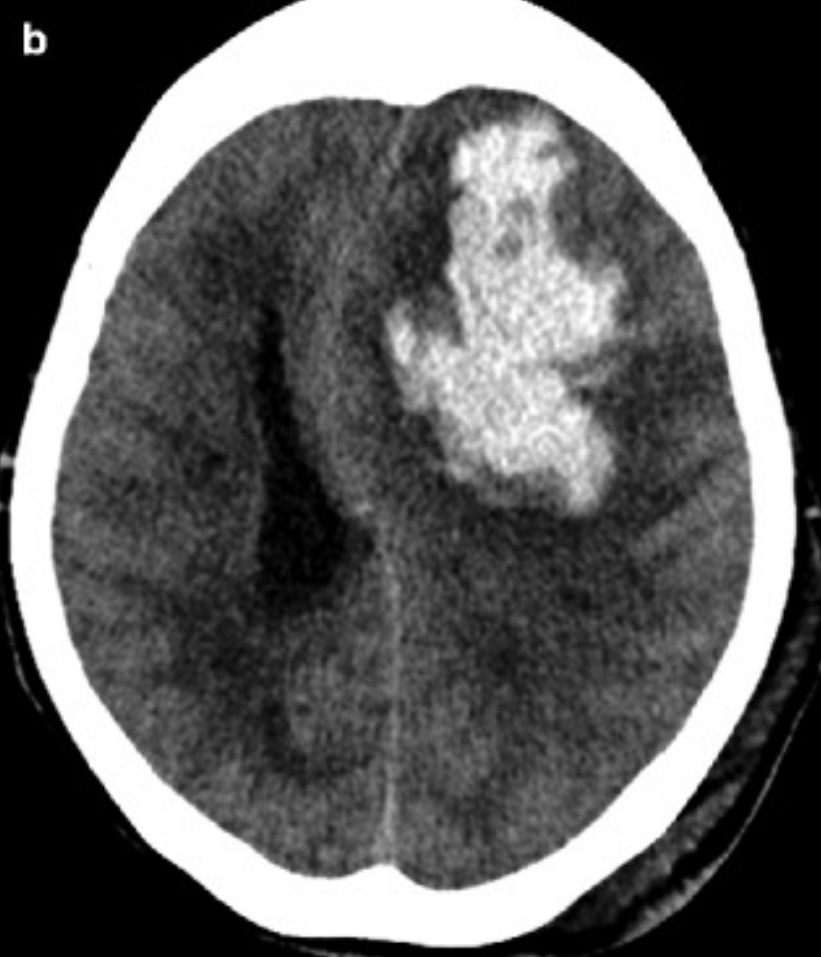
#> input picture FlaskProject/head_ct/head_ct/000.png, 821 x 957 px
$ jupyter execute FinalFinal.ipynb
#> lines starting #> are read from the running program, lines starting #| are printed output that depends on the picture; after the words box and inside, x2 and y2 are one past the last pixel; in counts of white or black regions, pixels touching at a corner belong together
#> the answer given: FlaskProject/head_ct/head_ct/000.png
[cell 1]
import cv2
import matplotlib.pyplot as plt
import numpy as np
import tkinter as tk
from tkinter import filedialog

[cell 2]
#contour segmentation

[cell 3]
def contour_segmentation(image_path):
    # Load the image in grayscale
#> called with image_path = 'FlaskProject/head_ct/head_ct/000.png'
    img = cv2.imread(image_path, cv2.IMREAD_GRAYSCALE)
#> img is the input picture: shape (957, 821); min 0, max 255, mean 93.8

    if img is None:
        print("Error: Unable to load image.")
        return

    # Apply binary thresholding
    _, thresholded = cv2.threshold(img, 127, 255, cv2.THRESH_BINARY)
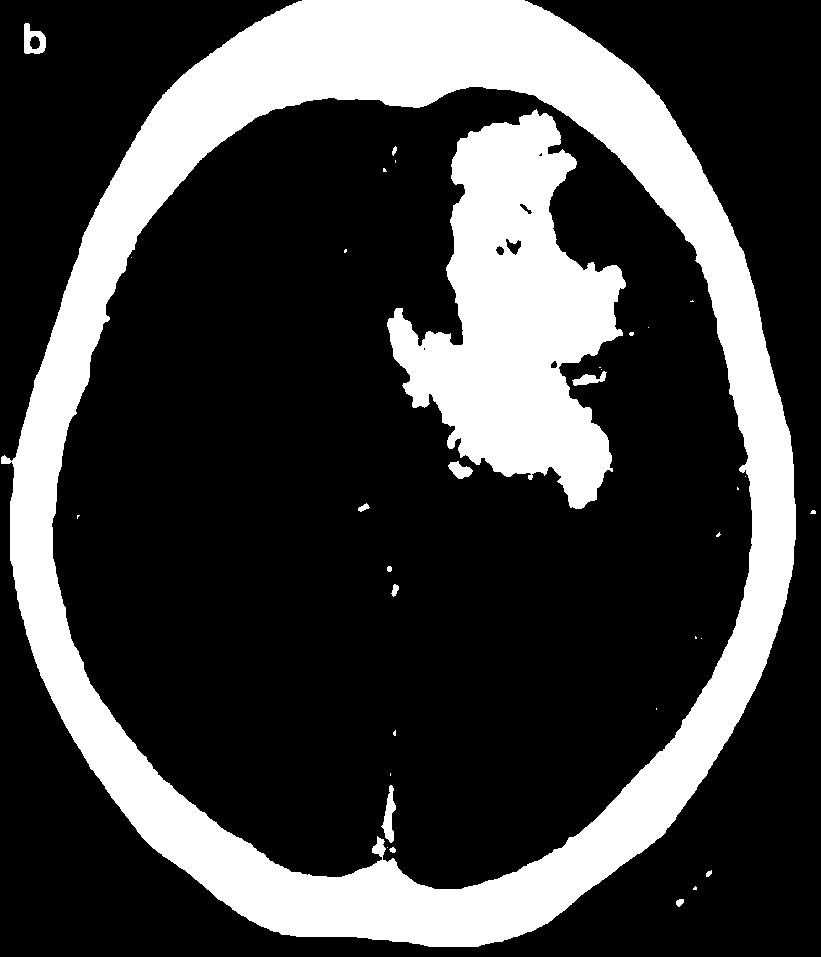
#> thresholded: shape (957, 821); 25.7% white; 34 white regions (21 under 20 px)

    # Find contours
    contours, _ = cv2.findContours(thresholded, cv2.RETR_TREE, cv2.CHAIN_APPROX_SIMPLE)
#> contours = 42 contours, 25 with area under 20; largest, box (x1, y1, x2, y2) and area: (1, 0, 796, 947) 584922, (51, 86, 753, 890) 436990, (387, 109, 626, 509) 49472, (24, 23, 46, 54) 472, (381, 785, 396, 843) 364

    # Draw contours on the original image
    contour_image = cv2.cvtColor(img, cv2.COLOR_GRAY2BGR)
    cv2.drawContours(contour_image, contours, -1, (0, 255, 0), 2)
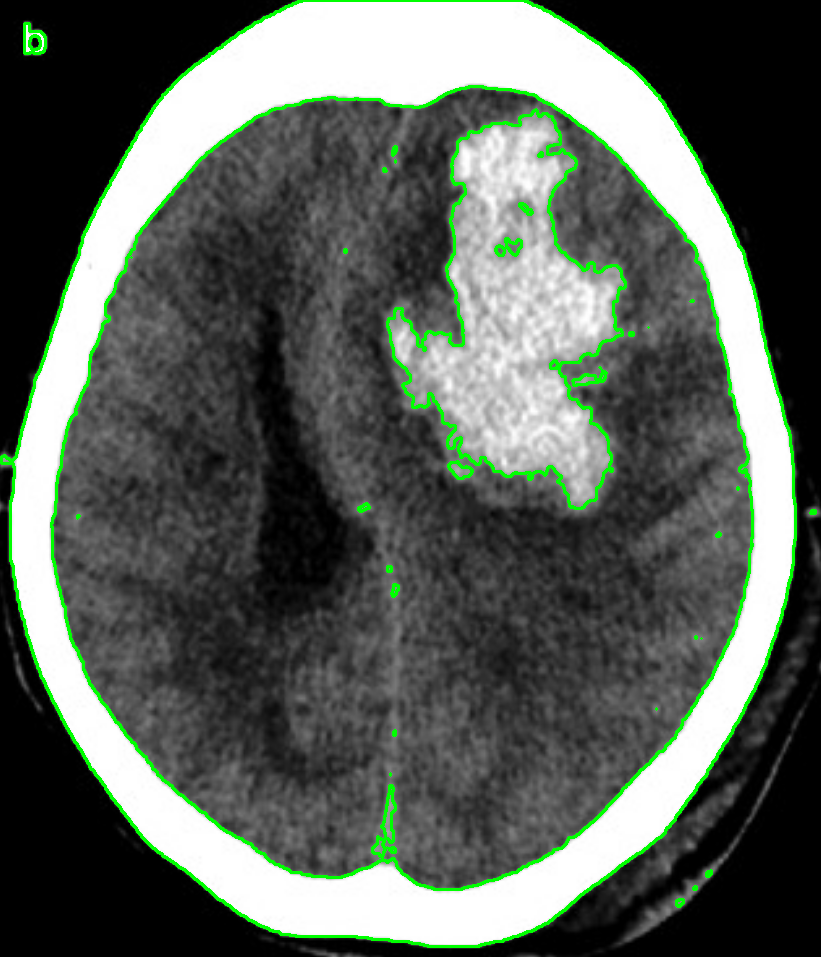
#> contour_image: shape (957, 821, 3); 3.3% of pixels changed, all inside (x1, y1, x2, y2) = (0, 0, 817, 948)

    return img, contour_image

[cell 4]
#edge segementation

[cell 5]
def edge_segmentation_image(image_path):
    # Load the image in grayscale
#> called with image_path = 'FlaskProject/head_ct/head_ct/000.png'
    img = cv2.imread(image_path, cv2.IMREAD_GRAYSCALE)

    if img is None:
        print("Error: Unable to load image.")
        return

    # Apply Canny edge detection
    edges = cv2.Canny(img, 100, 200)
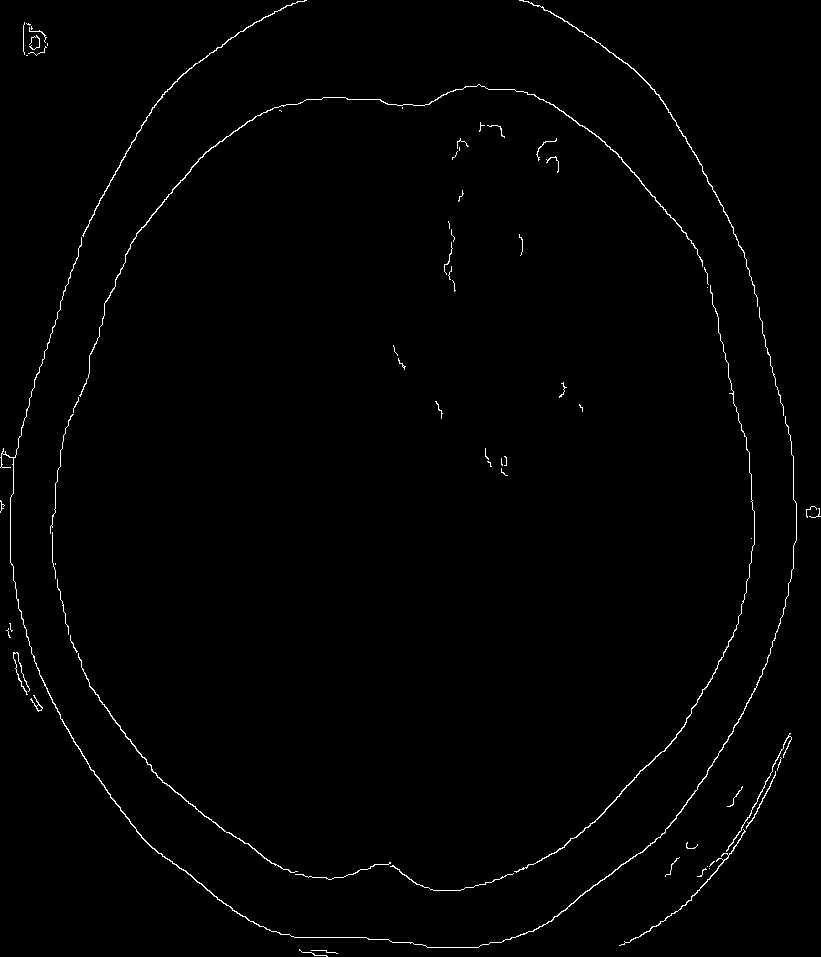
#> edges: shape (957, 821); 0.96% white in thin lines or dots

    return img, edges

[cell 6]
#apply threshold

[cell 7]
def highlight_bright_regions(image):
    # Apply a fixed threshold to highlight bright regions
    threshold_value = 180  # Adjusted for better visibility
    _, binary_mask = cv2.threshold(image, threshold_value, 255, cv2.THRESH_BINARY)
#> binary_mask: shape (957, 821); 22.7% white; 11 white regions (4 under 20 px), largest, box (x1, y1, x2, y2) and area: (11, 0, 796, 947) 143786, (421, 122, 616, 498) 33599, (393, 325, 415, 364) 525

    # Refine the mask using morphological operations
    kernel = np.ones((5, 5), np.uint8)  # Increased kernel size for better visibility
    binary_mask = cv2.morphologyEx(binary_mask, cv2.MORPH_OPEN, kernel, iterations=2)
#> binary_mask: shape (957, 821); 22.3% white; 10 white regions, largest, box (x1, y1, x2, y2) and area: (11, 0, 796, 947) 143731, (429, 239, 615, 472) 23310, (455, 126, 561, 242) 6564
    binary_mask = cv2.morphologyEx(binary_mask, cv2.MORPH_CLOSE, kernel, iterations=2)
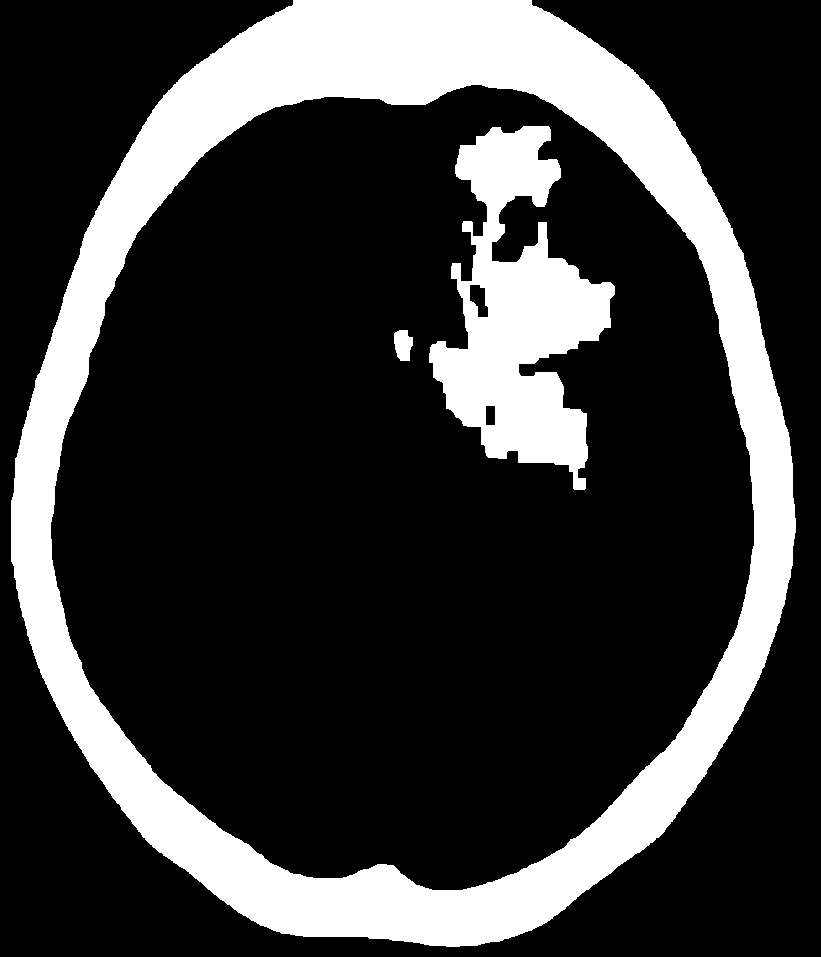
#> binary_mask: shape (957, 821); 22.5% white; 3 white regions, box (x1, y1, x2, y2) and area: (11, 0, 796, 947) 143798, (429, 126, 615, 490) 32397, (394, 330, 413, 361) 461

    # Convert grayscale image to BGR for color overlay
    img_color = cv2.cvtColor(image, cv2.COLOR_GRAY2BGR)
    # Create a red mask from the binary mask
    red_mask = np.zeros_like(img_color)
    red_mask[:, :, 2] = cv2.addWeighted(binary_mask, 1.5, binary_mask, 0, 0)  # Increased intensity for visibility
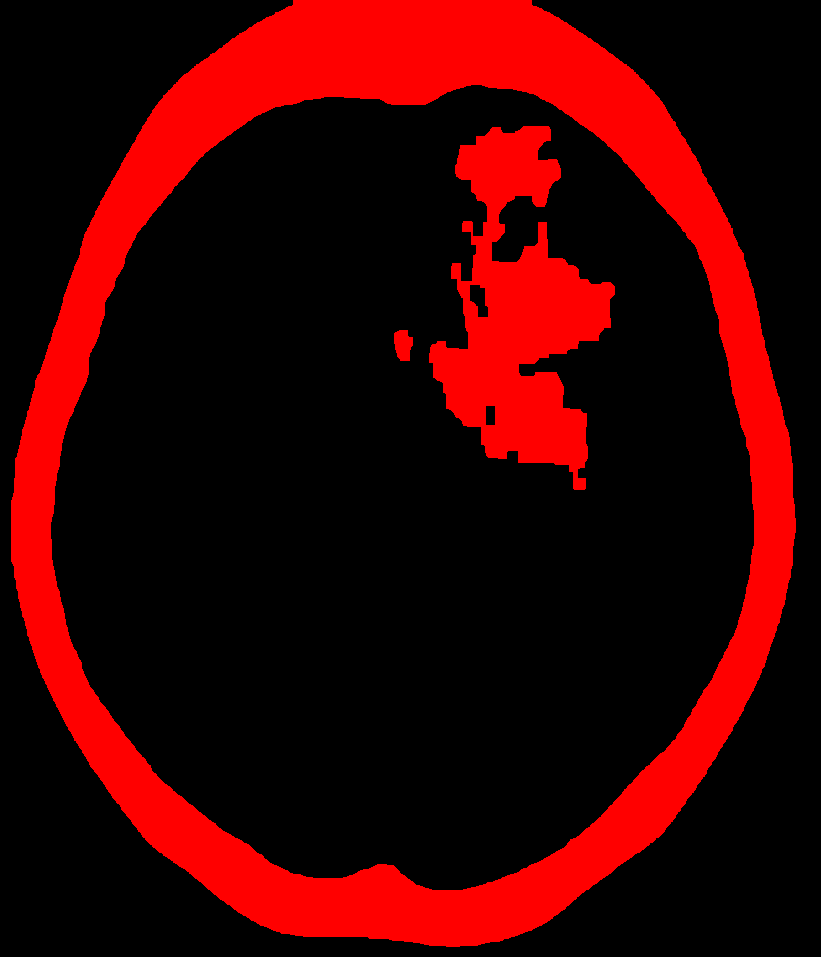
#> red_mask: shape (957, 821, 3); mean of channels 0, 1, 2 0, 0, 57.3; drawn as B, G, R

    # Blend the original image with the red mask
    alpha = 0.6  # Increased transparency factor
    overlay_img = cv2.addWeighted(img_color, 1.0, red_mask, alpha, 0)

    return binary_mask, overlay_img

[cell 8]
#upload and run

[cell 9]
def upload_and_run():
    root = tk.Tk()
    root.withdraw()  # Hide the root window

    file_path = filedialog.askopenfilename(filetypes=[("Image Files", "*.png;*.jpg;*.jpeg;*.bmp;*.tiff")])

    if file_path:
        original_contour, contour_result = contour_segmentation(file_path)
        original_edge, edge_result = edge_segmentation_image(file_path)

        # Apply threshold-based highlighting
        binary_mask, overlay_img = highlight_bright_regions(original_contour)

        # Display the results
        plt.figure(figsize=(18, 10))  # Increased figure size for larger images
        plt.subplot(3, 2, 1)
        plt.title('Original Image (Contour)')
        plt.imshow(original_contour, cmap='gray')
        plt.axis('off')

        plt.subplot(3, 2, 2)
        plt.title('Contour Segmentation')
        plt.imshow(cv2.cvtColor(contour_result, cv2.COLOR_BGR2RGB))
        plt.axis('off')

        plt.subplot(3, 2, 3)
        plt.title('Original Image (Edge)')
        plt.imshow(original_edge, cmap='gray')
        plt.axis('off')

        plt.subplot(3, 2, 4)
        plt.title('Edge Segmentation')
        plt.imshow(edge_result, cmap='gray')
        plt.axis('off')

        plt.subplot(3, 2, 5)
        plt.title('Thresholded Mask')
        plt.imshow(binary_mask, cmap='gray')
        plt.axis('off')

        plt.subplot(3, 2, 6)
        plt.title('Overlay of Damage Areas')
        plt.imshow(cv2.cvtColor(overlay_img, cv2.COLOR_BGR2RGB))
        plt.axis('off')

        plt.show()
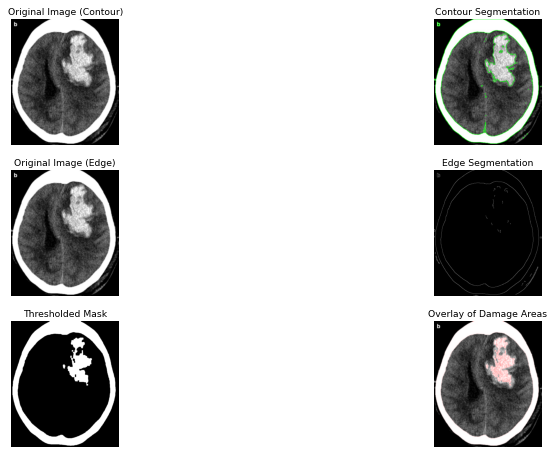
#> figure drawn by matplotlib, 6 panels
    else:
        print("No file selected.")

if __name__ == "__main__":
    upload_and_run()

$ run again, on FlaskProject/head_ct/head_ct/008.png
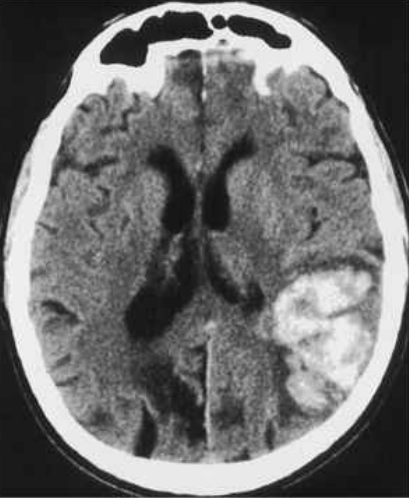
#> input picture FlaskProject/head_ct/head_ct/008.png, 409 x 498 px
#> in contour_segmentation, img is the input picture: shape (498, 409); min 9, max 253, mean 111
#> in contour_segmentation, `_, thresholded = cv2.threshold(img, 127, 255, cv2.THRESH_BINARY)`:
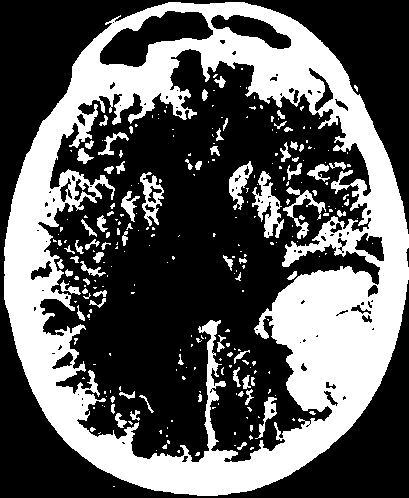
#> thresholded: shape (498, 409); 35.9% white; 270 white regions (193 under 20 px)
#> contours = 375 contours, 284 with area under 20; largest, box (x1, y1, x2, y2) and area: (4, 2, 409, 496) 157385, (37, 48, 381, 463) 87912, (99, 10, 214, 68) 3247, (210, 14, 292, 50) 1364, (252, 171, 284, 238) 798
#> contour_image: shape (498, 409, 3); 19.49% of pixels changed, all inside (x1, y1, x2, y2) = (3, 1, 409, 497)
#> edges: shape (498, 409); 6.5% white in thin lines or dots
#> in highlight_bright_regions, `overlay_img = cv2.addWeighted(img_color, 1.0, red_mask, alpha, 0)`:
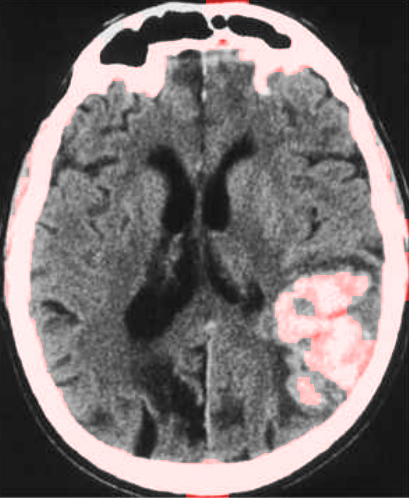
#> overlay_img: shape (498, 409, 3); mean B, G, R 111, 111, 117.5

$ run again, on FlaskProject/head_ct/head_ct/010.png
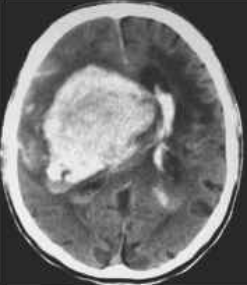
#> input picture FlaskProject/head_ct/head_ct/010.png, 247 x 285 px
#> in contour_segmentation, img is the input picture: shape (285, 247); min 9, max 253, mean 117.7
#> in contour_segmentation, `_, thresholded = cv2.threshold(img, 127, 255, cv2.THRESH_BINARY)`:
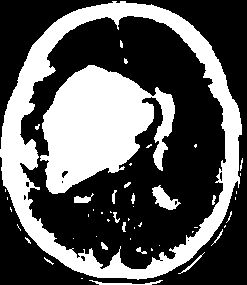
#> thresholded: shape (285, 247); 35.6% white; 50 white regions (33 under 20 px)
#> contours = 60 contours, 46 with area under 20; largest, box (x1, y1, x2, y2) and area: (0, 1, 242, 280) 52593, (19, 15, 227, 270) 40047, (40, 65, 175, 194) 10304, (152, 185, 181, 210) 305, (74, 193, 94, 203) 80
#> contour_image: shape (285, 247, 3); 15.56% of pixels changed, all inside (x1, y1, x2, y2) = (0, 0, 244, 285)
#> edges: shape (285, 247); 6.1% white in thin lines or dots
#> in highlight_bright_regions, `overlay_img = cv2.addWeighted(img_color, 1.0, red_mask, alpha, 0)`:
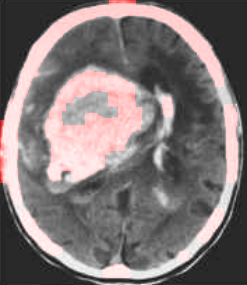
#> overlay_img: shape (285, 247, 3); mean B, G, R 117.7, 117.7, 126.7

$ run again, on FlaskProject/head_ct/head_ct/011.png
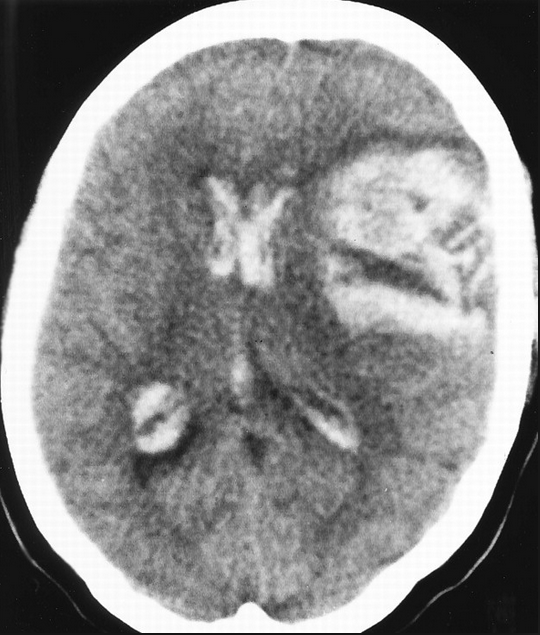
#> input picture FlaskProject/head_ct/head_ct/011.png, 540 x 635 px
#> in contour_segmentation, img is the input picture: shape (635, 540); min 1, max 255, mean 138.4
#> in contour_segmentation, `_, thresholded = cv2.threshold(img, 127, 255, cv2.THRESH_BINARY)`:
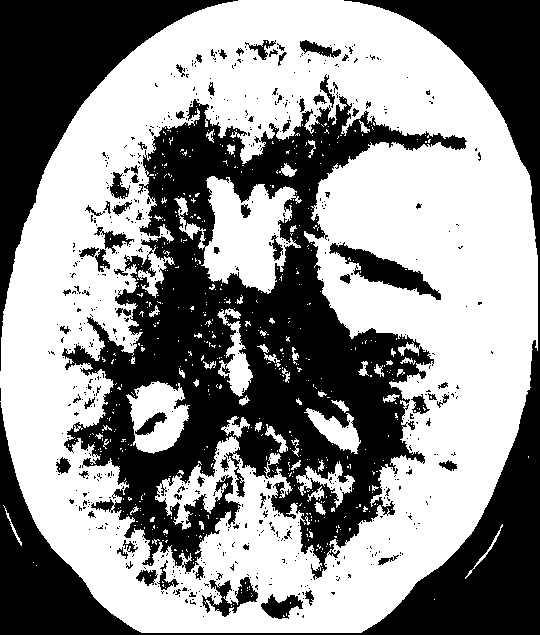
#> thresholded: shape (635, 540); 56.2% white; 654 black regions (578 under 20 px)
#> contours = 1571 contours, 1428 with area under 20; largest, box (x1, y1, x2, y2) and area: (0, 0, 538, 633) 278548, (61, 95, 468, 581) 96478, (174, 176, 302, 294) 7280, (126, 381, 190, 454) 3035, (328, 241, 442, 301) 2213
#> contour_image: shape (635, 540, 3); 19.4% of pixels changed, all inside (x1, y1, x2, y2) = (0, 0, 539, 634)
#> edges: shape (635, 540); 4% white in thin lines or dots
#> in highlight_bright_regions, `overlay_img = cv2.addWeighted(img_color, 1.0, red_mask, alpha, 0)`:
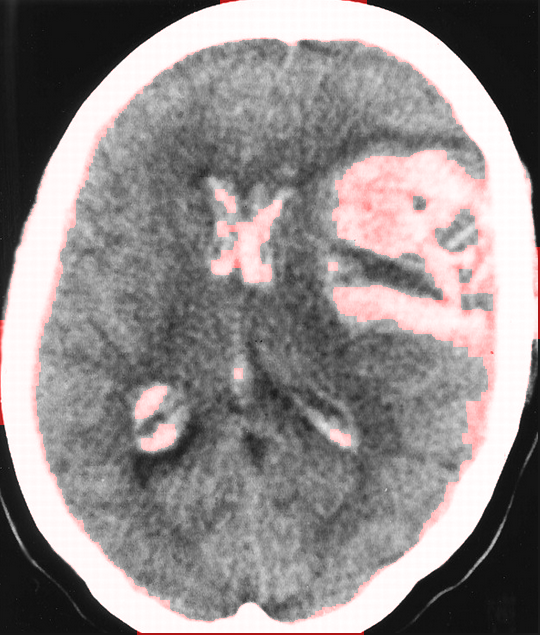
#> overlay_img: shape (635, 540, 3); mean B, G, R 138.4, 138.4, 144
